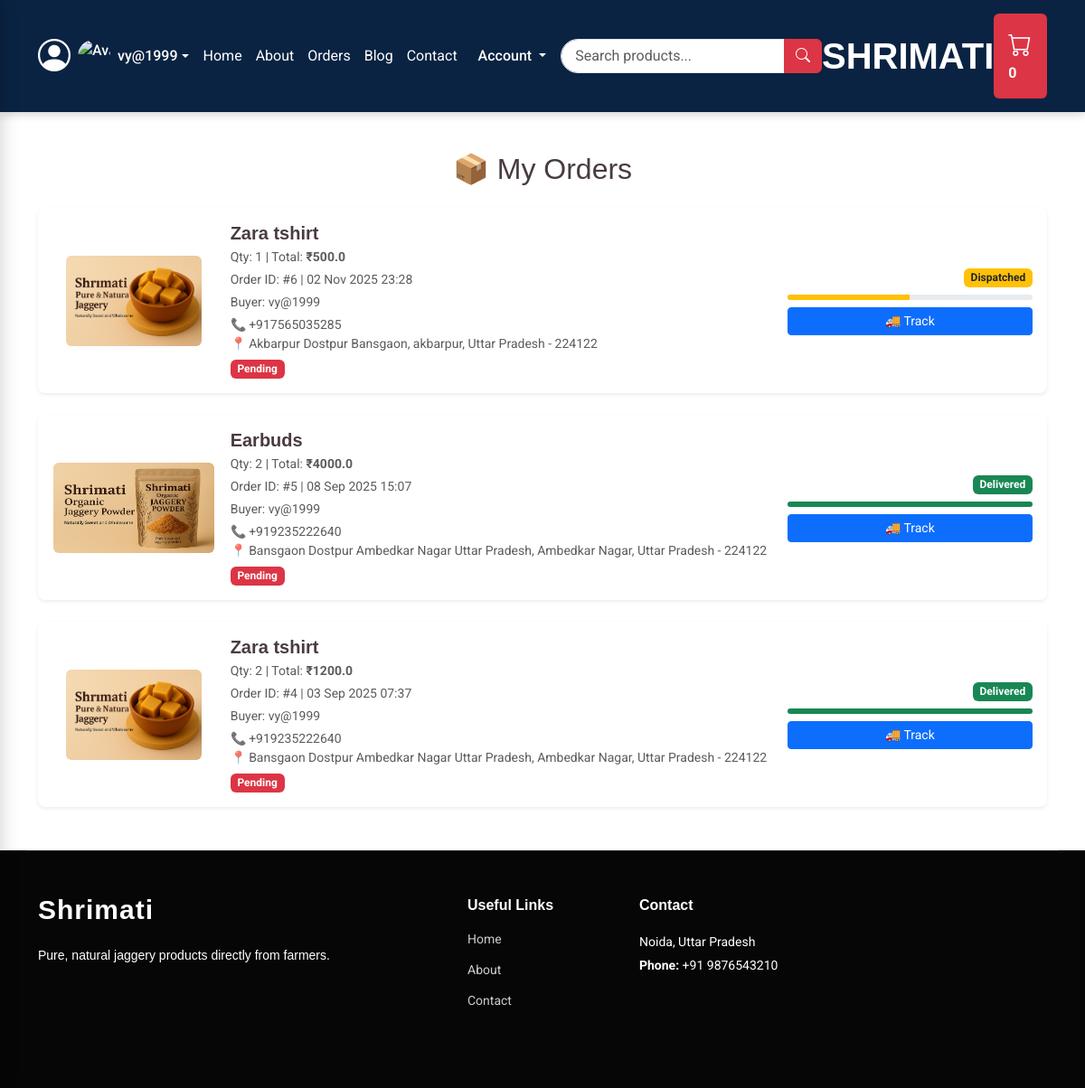
Screenshot of /orders/ (signed in) with the database file from the repository.
### gprojectapp/models.py (models this page shows, shortened)
class Order(models.Model):
    STATUS_CHOICES = (
        ("Pending", "Pending"),
        ("Processing", "Processing"),
        ("Dispatched", "Dispatched"),
        ("Shipped", "Shipped"),
        ("Delivered", "Delivered"),
        ("Cancelled", "Cancelled"),
    )
    PAYMENT_STATUS_CHOICES = (
        ("Pending", "Pending"),
        ("Completed", "Completed"),
    )
    PAYMENT_METHOD_CHOICES = (
        ('upi', 'UPI'),
        ('card', 'Credit/Debit Card'),
        ('wallet', 'Wallet'),
        ('cod', 'Cash on Delivery'),
    )
    user = models.ForeignKey(User, on_delete=models.CASCADE)
    product = models.ForeignKey(Product, on_delete=models.CASCADE)
    quantity = models.PositiveIntegerField()
    total_price = models.FloatField()
    address = models.TextField()
    phone = models.CharField(max_length=15)
    payment_status = models.CharField(max_length=20, choices=PAYMENT_STATUS_CHOICES, default="Pending")
    status = models.CharField(max_length=50, choices=STATUS_CHOICES, default="Pending")
    payment_method = models.CharField(max_length=20, choices=PAYMENT_METHOD_CHOICES, default='cod')
    order_date = models.DateTimeField(auto_now_add=True)
    courier_name = models.CharField(max_length=100, blank=True, null=True)
    expected_delivery = models.DateField(blank=True, null=True)
    pending_at = models.DateTimeField(auto_now_add=True)
    processing_at = models.DateTimeField(blank=True, null=True)
    dispatched_at = models.DateTimeField(blank=True, null=True)
    shipped_at = models.DateTimeField(blank=True, null=True)
    delivered_at = models.DateTimeField(blank=True, null=True)
    cancelled_at = models.DateTimeField(blank=True, null=True)

class Product(models.Model):
    name = models.CharField(max_length=255)
    category = models.ForeignKey(Category, on_delete=models.SET_NULL, null=True, blank=True)
    subcategory = models.ForeignKey(SubCategory, on_delete=models.SET_NULL, null=True, blank=True)
    price = models.DecimalField(max_digits=10, decimal_places=2)
    image = models.ImageField(upload_to="products/")
    created_at = models.DateTimeField(auto_now_add=True)
    description = models.TextField(blank=True, null=True)
    offer = models.CharField(max_length=255, blank=True, null=True)
    is_active = models.BooleanField(default=True)
    about = models.TextField(
        help_text="Enter each feature on a new line",
        blank=True
    )
    colors = models.ManyToManyField(Color, blank=True, related_name="products")  # ✅ added
    brand = models.CharField(max_length=100, null=True, blank=True)
    created_at = models.DateTimeField(auto_now_add=True)
    is_active = models.BooleanField(default=True)

### gprojectapp/views.py (the view)
# urls.py: path('orders/', views.orders, name='orders'),
@login_required
def orders(request):
    user_orders = Order.objects.filter(user=request.user).order_by('-order_date')
    return render(request, "orders.html", {"orders": user_orders})

### gprojectapp/context_processors.py (called while the page is built)
def categories_processor(request):
    return {"menu_categories": Category.objects.prefetch_related("subcategories").all()}

def mega_menu(request):
    categories = Category.objects.prefetch_related('subcategories').all()
    return {
        'categories': categories # You can access this in templates as 'categories'
    }

### gprojectapp/templates/orders.html (shortened to what this page needs)
{% extends "base.html" %}
{% load static %}
{% block body %}
<div class="container mt-5 mb-5">
  <h2 class="text-center mb-4">📦 My Orders</h2>
  {% if orders %}
    <div class="row g-4">
      {% for order in orders %}
      <div class="col-12">
        <div class="card shadow-sm border-0 rounded-3 h-100">
          <div class="row g-0 align-items-center p-3">
            <div class="col-3 col-md-2 text-center">
              {% if order.product.image %}
                <img src="{{ order.product.image.url }}" alt="{{ order.product.name }}"
                     class="img-fluid rounded"
                     style="max-height: 100px; object-fit: contain;">
              {% else %}
                <span class="text-muted">No Image</span>
              {% endif %}
            </div>
            <div class="col-9 col-md-7 ps-3">
              <h5 class="fw-semibold mb-1">{{ order.product.name }}</h5>
              <p class="mb-1 text-muted small">
                Qty: {{ order.quantity }} | Total: <strong>₹{{ order.total_price }}</strong>
              </p>
              <p class="mb-1 text-muted small">
                Order ID: #{{ order.id }} | {{ order.order_date|date:"d M Y H:i" }}
              </p>
              <p class="mb-1 text-muted small">
                Buyer: {{ order.user.first_name }} {{ order.user.last_name }}
                {% if not order.user.first_name and not order.user.last_name %}
                  {{ order.user.username }}
                {% endif %}
              </p>
              <p class="mb-1 text-muted small">
                📞 {{ order.phone }} <br>
                📍 {{ order.address }}
              </p>
              <p class="mb-0">
                {% if order.payment_status == "Paid" %}
                  <span class="badge bg-success">Paid</span>
                {% else %}
                  <span class="badge bg-danger">Pending</span>
                {% endif %}
              </p>
            </div>
            <div class="col-12 col-md-3 text-md-end mt-3 mt-md-0">
              <p class="mb-2">
                {% if order.status == "Confirmed" %}
                  <span class="badge bg-primary">Confirmed</span>
                {% elif order.status == "Processing" %}
                  <span class="badge bg-info text-dark">Processing</span>
                {% elif order.status == "Dispatched" %}
                  <span class="badge bg-warning text-dark">Dispatched</span>
                {% elif order.status == "Shipped" %}
                  <span class="badge bg-secondary">Shipped</span>
                {% elif order.status == "Delivered" %}
                  <span class="badge bg-success">Delivered</span>
                {% elif order.status == "Cancelled" %}
                  <span class="badge bg-danger">Cancelled</span>
                {% else %}
                  <span class="badge bg-dark">{{ order.status }}</span>
                {% endif %}
              </p>
              <div class="progress mb-2" style="height: 6px;">
                <div class="progress-bar
                  {% if order.status == 'Dispatched' %}bg-warning{% endif %}
                  {% if order.status == 'Delivered' %}bg-success{% endif %}"
                  role="progressbar"
                  style="width:
                    {% if order.status == 'Pending' %}10%
                    {% elif order.status == 'Processing' %}30%
                    {% elif order.status == 'Dispatched' %}50%
                    {% elif order.status == 'Shipped' %}75%
                    {% elif order.status == 'Delivered' %}100%
                    {% else %}5%
                    {% endif %}">
                </div>
              </div>
              <a href="{% url 'track_order' order.id %}"
                 class="btn btn-sm btn-primary w-100">🚚 Track</a>
            </div>
          </div>
        </div>
      </div>
      {% endfor %}
    </div>
  {% else %}
    <div class="text-center mt-5">
      <p class="text-muted">🙁 You have no orders yet.</p>
      <a href="{% url 'product_list' %}" class="btn btn-primary mt-3">Shop Now</a>
    </div>
  {% endif %}
</div>
{% endblock body %}

### gprojectapp/templates/base.html (shortened to what this page needs)
{% load static %}
<!DOCTYPE html>
<html lang="en">
<head>
  <link href="{% static 'assets/vendor/bootstrap/css/bootstrap.min.css' %}" rel="stylesheet">
  <link href="{% static 'assets/vendor/bootstrap-icons/bootstrap-icons.css' %}" rel="stylesheet">
  <link href="{% static 'assets/vendor/aos/aos.css' %}" rel="stylesheet">
  <link href="{% static 'assets/vendor/glightbox/css/glightbox.min.css' %}" rel="stylesheet">
  <link href="{% static 'assets/vendor/swiper/swiper-bundle.min.css' %}" rel="stylesheet">
  <link href="{% static 'assets/css/main.css' %}" rel="stylesheet">
</head>
<body class="index-page">
<header id="header" class="header d-flex align-items-center fixed-top">
  <div class="container-fluid container-xl d-flex align-items-center justify-content-between">
  <nav id="navmenu" class="d-flex align-items-center">
  {% if user.is_authenticated %}
    <div class="d-flex align-items-center me-3">
      <div class="dropdown">
        <a class="d-flex align-items-center text-white text-decoration-none dropdown-toggle" href="#" id="navProfile" data-bs-toggle="dropdown" aria-expanded="false">
          {% if user.profile.profile_picture %}
            <img src="{{ user.profile.profile_picture.url }}" alt="Avatar" class="rounded-circle" style="width:36px;height:36px;object-fit:cover;margin-right:8px;">
          {% else %}
          <i class="bi bi-person-circle text-white" style="font-size:36px;margin-right:8px;"></i>
            <img src="{% static 'assets/img/default-avatar.png' %}" alt="Avatar" class="rounded-circle" style="width:36px;height:36px;object-fit:cover;margin-right:8px;">
          {% endif %}
          <span class="d-none d-xl-inline">{{ user.get_full_name|default:user.username }}</span>
        </a>
      </div>
    </div>
  {% endif %}
    <ul class="d-flex align-items-center mb-0">
      <li><a class="nav-link" href="/">Home</a></li>
      <li><a class="nav-link" href="/about/">About</a></li>
      <li><a class="nav-link" href="/orders/">Orders</a></li>
      <li><a class="nav-link" href="/blog/">Blog</a></li>
      <li><a class="nav-link" href="/contact/">Contact</a></li>
      <li class="dropdown d-none d-xl-block ms-2">
        <a class="nav-link dropdown-toggle" href="#" id="accountDropdown" data-bs-toggle="dropdown" aria-expanded="false">
          Account
        </a>
      </li>
    </ul>
  </nav>
  <form action="{% url 'search' %}" method="get" class="d-none d-md-flex align-items-center ms-3" style="width:420px;">
    <div class="input-group w-100">
      <input type="text" name="q" class="form-control search-input" placeholder="Search products..." value="{{ request.GET.q|default:'' }}">
      <button class="btn btn-danger" type="submit"><i class="bi bi-search"></i></button>
    </div>
  </form>
    <a href="/" class="header-logo">
      <h1>SHRIMATI</h1>
    </a>
    <a href="{% url 'checkout' %}" class="navlink bg-danger text-white p-3 rounded position-relative">
      <i class="bi bi-cart" style="font-size: 1.6rem;"></i>
      <span id="cart-count">{{ cart_count|default:"0" }}</span>
    </a>
  </div>
</header>
<main id="main">
  {% block body %}{% endblock %}
</main>
<footer id="footer" class="footer dark-background">
  <div class="container footer-top">
    <div class="row gy-4">
      <div class="col-lg-5 col-md-12 footer-about">
        <a href="/" class="logo d-flex align-items-center">
          <span class="sitename">Shrimati</span>
        </a>
        <p>Pure, natural jaggery products directly from farmers.</p>
      </div>
      <div class="col-lg-2 col-6 footer-links">
        <h4>Useful Links</h4>
        <ul>
          <li><a href="/">Home</a></li>
          <li><a href="/about/">About</a></li>
          <li><a href="/contact/">Contact</a></li>
        </ul>
      </div>
      <div class="col-lg-3 col-md-12 footer-contact">
        <h4>Contact</h4>
        <p>Noida, Uttar Pradesh</p>
        <p><strong>Phone:</strong> +91 9876543210</p>
      </div>
    </div>
  </div>
</footer>
</body>
</html>

### static/assets/css/main.css (style rules this page uses)
:root { --default-font: "Roboto", system-ui, -apple-system, "Segoe UI", Roboto, "Helvetica Neue", Arial, "Noto Sans", "Liberation Sans", sans-serif, "Apple Color Emoji", "Segoe UI Emoji", "Segoe UI Symbol", "Noto Color Emoji"; --heading-font: "Nunito", sans-serif; --nav-font: "Poppins", sans-serif; }
:root { --background-color: #ffffff; --default-color: #444444; --heading-color: #493c3e; --accent-color: #e43c5c; --surface-color: #ffffff; --contrast-color: #ffffff; }
:root { --nav-color: #ffffff; --nav-hover-color: #e43c5c; --nav-mobile-background-color: #ffffff; --nav-dropdown-background-color: #ffffff; --nav-dropdown-color: #444444; --nav-dropdown-hover-color: #e43c5c; }
.dark-background { --background-color: #060606; --default-color: #ffffff; --heading-color: #ffffff; --surface-color: #252525; --contrast-color: #ffffff; }
:root { scroll-behavior: smooth; }
body { color: var(--default-color); background-color: var(--background-color); font-family: var(--default-font); padding: 0; margin: 0; }
a { color: var(--accent-color); text-decoration: none; transition: 0.3s; }
h1, h2, h3, h4, h5, h6 { color: var(--heading-color); font-family: var(--heading-font); }
.header { --background-color: rgba(255, 255, 255, 0); --default-color: #362828; --heading-color: #493f3f; color: var(--default-color); background-color: var(--background-color); padding: 20px 0; transition: all 0.5s; z-index: 2000; }
.footer { color: var(--default-color); background-color: var(--background-color); font-size: 14px; padding-bottom: 50px; position: relative; }
.footer .footer-top { padding-top: 50px; border-top: 1px solid color-mix(in srgb, var(--default-color), transparent 90%); }
.footer .footer-about .logo { line-height: 1; margin-bottom: 25px; }
.footer .footer-about .logo span { color: var(--heading-color); font-size: 30px; font-weight: 700; letter-spacing: 1px; font-family: var(--heading-font); }
.footer .footer-about p { font-size: 14px; font-family: var(--heading-font); }
.footer h4 { font-size: 16px; font-weight: bold; position: relative; padding-bottom: 12px; }
.footer .footer-links { margin-bottom: 30px; }
.footer .footer-links ul { list-style: none; padding: 0; margin: 0; }
.footer .footer-links ul li { padding: 10px 0; display: flex; align-items: center; }
.footer .footer-links ul li:first-child { padding-top: 0; }
.footer .footer-links ul a { color: color-mix(in srgb, var(--default-color), transparent 20%); display: inline-block; line-height: 1; }
.footer .footer-contact p { margin-bottom: 5px; }

### gprojectapp/templates/base.html (style rules this page uses)
#header { background: #0a2342 !important; color: white !important; padding: 15px 0; box-shadow: 0 2px 10px rgba(0,0,0,0.2); z-index: 9999; }
.header-logo { display: flex; align-items: center; gap: 10px; }
.header-logo h1 { color: white !important; font-weight: 700; margin: 0; }
#header .bi-cart { color: white !important; }
#cart-count { color: white; font-weight: bold; }
#navmenu { position: fixed; top: 0; right: -100%; width: 75%; height: 100%; background: #111; padding: 40px 20px; transition: right .3s ease; z-index: 999; }
#navmenu ul { flex-direction: column; gap: 20px; list-style: none; padding: 0; }
@media (min-width: 1200px) { #navmenu { position: static; width: auto; height: auto; padding: 0; background: transparent; } }
@media (min-width: 1200px) { #navmenu ul { flex-direction: row; gap: 15px; } }
.dropdown-toggle { cursor: pointer; font-weight: 500; }
.search-input { border-radius: 20px; padding-left: 15px; }

### rows the page displays
Order: product.image (picture), product.name "Zara tshirt", quantity "1", total_price "500.0", id "6", order_date "02 Nov 2025 23:28", user.username "vy@1999", phone "+917565035285", address "Akbarpur Dostpur Bansgaon, akbarpur, Uttar Pradesh - 224122", payment_status "Pending", status "Dispatched"
Order: product.image (picture), product.name "Earbuds", quantity "2", total_price "4000.0", id "5", order_date "08 Sep 2025 15:07", user.username "vy@1999", phone "+919235222640", address "Bansgaon Dostpur Ambedkar Nagar Uttar Pradesh, Ambedkar Nagar, Uttar Pradesh - 224122", payment_status "Pending", status "Delivered"
Order: product.image (picture), product.name "Zara tshirt", quantity "2", total_price "1200.0", id "4", order_date "03 Sep 2025 07:37", user.username "vy@1999", phone "+919235222640", address "Bansgaon Dostpur Ambedkar Nagar Uttar Pradesh, Ambedkar Nagar, Uttar Pradesh - 224122", payment_status "Pending", status "Delivered"

### other values shown
{{ user.get_full_name|default:user.username }} "vy@1999"
{{ cart_count|default:"0" }} "0"
